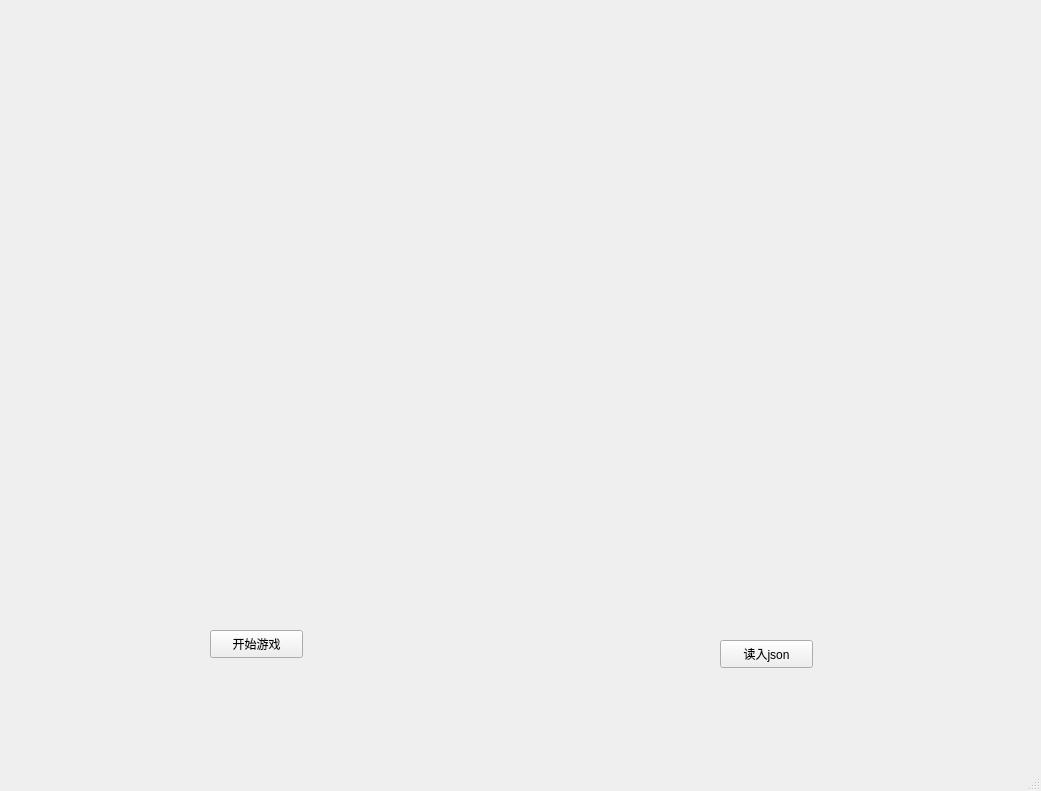
<?xml version="1.0" encoding="UTF-8"?>
<ui version="4.0">
 <class>MainWindow</class>
 <widget class="QMainWindow" name="MainWindow">
  <property name="geometry">
   <rect>
    <x>0</x>
    <y>0</y>
    <width>1041</width>
    <height>791</height>
   </rect>
  </property>
  <property name="minimumSize">
   <size>
    <width>1041</width>
    <height>791</height>
   </size>
  </property>
  <property name="maximumSize">
   <size>
    <width>1041</width>
    <height>842</height>
   </size>
  </property>
  <property name="windowTitle">
   <string>MainWindow</string>
  </property>
  <widget class="QWidget" name="centralwidget">
   <property name="minimumSize">
    <size>
     <width>1041</width>
     <height>791</height>
    </size>
   </property>
   <property name="maximumSize">
    <size>
     <width>1041</width>
     <height>791</height>
    </size>
   </property>
   <widget class="QStackedWidget" name="stackedWidget">
    <property name="geometry">
     <rect>
      <x>10</x>
      <y>10</y>
      <width>1041</width>
      <height>791</height>
     </rect>
    </property>
    <property name="minimumSize">
     <size>
      <width>1041</width>
      <height>791</height>
     </size>
    </property>
    <property name="maximumSize">
     <size>
      <width>1041</width>
      <height>791</height>
     </size>
    </property>
    <property name="styleSheet">
     <string notr="true"/>
    </property>
    <widget class="QWidget" name="startpage">
     <property name="minimumSize">
      <size>
       <width>1041</width>
       <height>791</height>
      </size>
     </property>
     <property name="maximumSize">
      <size>
       <width>1041</width>
       <height>791</height>
      </size>
     </property>
     <widget class="QLabel" name="label1">
      <property name="geometry">
       <rect>
        <x>20</x>
        <y>-10</y>
        <width>981</width>
        <height>741</height>
       </rect>
      </property>
      <property name="text">
       <string/>
      </property>
     </widget>
     <widget class="QPushButton" name="startbtn">
      <property name="geometry">
       <rect>
        <x>200</x>
        <y>620</y>
        <width>93</width>
        <height>28</height>
       </rect>
      </property>
      <property name="text">
       <string>开始游戏</string>
      </property>
     </widget>
     <widget class="QPushButton" name="jsonbtn">
      <property name="geometry">
       <rect>
        <x>710</x>
        <y>630</y>
        <width>93</width>
        <height>28</height>
       </rect>
      </property>
      <property name="text">
       <string>读入json</string>
      </property>
     </widget>
    </widget>
    <widget class="QWidget" name="inputpage">
     <property name="minimumSize">
      <size>
       <width>1041</width>
       <height>791</height>
      </size>
     </property>
     <property name="maximumSize">
      <size>
       <width>1041</width>
       <height>791</height>
      </size>
     </property>
     <widget class="QSpinBox" name="spinBox">
      <property name="geometry">
       <rect>
        <x>320</x>
        <y>600</y>
        <width>391</width>
        <height>22</height>
       </rect>
      </property>
     </widget>
     <widget class="QLabel" name="label2">
      <property name="geometry">
       <rect>
        <x>350</x>
        <y>310</y>
        <width>331</width>
        <height>221</height>
       </rect>
      </property>
      <property name="text">
       <string/>
      </property>
     </widget>
     <widget class="QLabel" name="label3">
      <property name="geometry">
       <rect>
        <x>210</x>
        <y>40</y>
        <width>621</width>
        <height>211</height>
       </rect>
      </property>
      <property name="styleSheet">
       <string notr="true">background-image: url(:/title2.png);</string>
      </property>
      <property name="text">
       <string/>
      </property>
     </widget>
     <widget class="QPushButton" name="btn2">
      <property name="geometry">
       <rect>
        <x>460</x>
        <y>680</y>
        <width>93</width>
        <height>28</height>
       </rect>
      </property>
      <property name="text">
       <string>开始生成</string>
      </property>
     </widget>
    </widget>
    <widget class="QWidget" name="mazepage">
     <property name="minimumSize">
      <size>
       <width>1041</width>
       <height>791</height>
      </size>
     </property>
     <property name="maximumSize">
      <size>
       <width>1041</width>
       <height>791</height>
      </size>
     </property>
     <widget class="QPushButton" name="pushButton">
      <property name="geometry">
       <rect>
        <x>840</x>
        <y>630</y>
        <width>93</width>
        <height>28</height>
       </rect>
      </property>
      <property name="text">
       <string>下一步</string>
      </property>
     </widget>
     <widget class="QLabel" name="label">
      <property name="geometry">
       <rect>
        <x>810</x>
        <y>70</y>
        <width>72</width>
        <height>15</height>
       </rect>
      </property>
      <property name="text">
       <string>TextLabel</string>
      </property>
     </widget>
     <widget class="QLabel" name="ziyuanlab">
      <property name="geometry">
       <rect>
        <x>771</x>
        <y>260</y>
        <width>161</width>
        <height>41</height>
       </rect>
      </property>
      <property name="text">
       <string>当前资源：0</string>
      </property>
     </widget>
     <widget class="QPushButton" name="restartbtn">
      <property name="geometry">
       <rect>
        <x>840</x>
        <y>530</y>
        <width>93</width>
        <height>28</height>
       </rect>
      </property>
      <property name="text">
       <string>再来一局</string>
      </property>
     </widget>
     <widget class="QPushButton" name="forbtn">
      <property name="geometry">
       <rect>
        <x>840</x>
        <y>440</y>
        <width>93</width>
        <height>28</height>
       </rect>
      </property>
      <property name="text">
       <string>直达终点</string>
      </property>
     </widget>
     <widget class="QPushButton" name="greedbtn">
      <property name="geometry">
       <rect>
        <x>840</x>
        <y>370</y>
        <width>93</width>
        <height>28</height>
       </rect>
      </property>
      <property name="text">
       <string>贪心路线</string>
      </property>
     </widget>
    </widget>
    <widget class="QWidget" name="lockpage">
     <property name="minimumSize">
      <size>
       <width>1041</width>
       <height>791</height>
      </size>
     </property>
     <property name="maximumSize">
      <size>
       <width>1041</width>
       <height>791</height>
      </size>
     </property>
     <property name="styleSheet">
      <string notr="true">#lockpage{
background-image: url(:/ne/lock.png);
background-position: center;
background-size: cover; 
}</string>
     </property>
     <widget class="QLabel" name="flabel">
      <property name="geometry">
       <rect>
        <x>180</x>
        <y>450</y>
        <width>81</width>
        <height>151</height>
       </rect>
      </property>
      <property name="styleSheet">
       <string notr="true">font: 87 28pt &quot;Arial Black&quot;;</string>
      </property>
      <property name="text">
       <string/>
      </property>
     </widget>
     <widget class="QLabel" name="slabel">
      <property name="geometry">
       <rect>
        <x>370</x>
        <y>464</y>
        <width>81</width>
        <height>131</height>
       </rect>
      </property>
      <property name="styleSheet">
       <string notr="true">font: 87 28pt &quot;Arial Black&quot;;</string>
      </property>
      <property name="text">
       <string/>
      </property>
     </widget>
     <widget class="QLabel" name="tlabel">
      <property name="geometry">
       <rect>
        <x>551</x>
        <y>484</y>
        <width>91</width>
        <height>131</height>
       </rect>
      </property>
      <property name="styleSheet">
       <string notr="true">font: 87 28pt &quot;Arial Black&quot;;</string>
      </property>
      <property name="text">
       <string/>
      </property>
     </widget>
     <widget class="QPushButton" name="returnbtn">
      <property name="geometry">
       <rect>
        <x>790</x>
        <y>480</y>
        <width>93</width>
        <height>28</height>
       </rect>
      </property>
      <property name="text">
       <string>返回迷宫</string>
      </property>
     </widget>
     <widget class="QPushButton" name="lockbtn">
      <property name="geometry">
       <rect>
        <x>790</x>
        <y>570</y>
        <width>93</width>
        <height>28</height>
       </rect>
      </property>
      <property name="text">
       <string>开始解密</string>
      </property>
     </widget>
     <widget class="QLabel" name="maplab">
      <property name="geometry">
       <rect>
        <x>751</x>
        <y>140</y>
        <width>191</width>
        <height>211</height>
       </rect>
      </property>
      <property name="text">
       <string>&lt;html&gt;&lt;head/&gt;&lt;body&gt;&lt;p&gt;&lt;br/&gt;&lt;/p&gt;&lt;/body&gt;&lt;/html&gt;</string>
      </property>
     </widget>
     <zorder>maplab</zorder>
     <zorder>flabel</zorder>
     <zorder>slabel</zorder>
     <zorder>tlabel</zorder>
     <zorder>returnbtn</zorder>
     <zorder>lockbtn</zorder>
    </widget>
    <widget class="QWidget" name="bosspage">
     <property name="minimumSize">
      <size>
       <width>1041</width>
       <height>791</height>
      </size>
     </property>
     <property name="maximumSize">
      <size>
       <width>1041</width>
       <height>791</height>
      </size>
     </property>
     <widget class="QPushButton" name="bossbtn">
      <property name="geometry">
       <rect>
        <x>420</x>
        <y>650</y>
        <width>93</width>
        <height>28</height>
       </rect>
      </property>
      <property name="text">
       <string>开始作战</string>
      </property>
     </widget>
     <widget class="QLabel" name="ilab">
      <property name="geometry">
       <rect>
        <x>450</x>
        <y>30</y>
        <width>221</width>
        <height>31</height>
       </rect>
      </property>
      <property name="text">
       <string>第几回合</string>
      </property>
     </widget>
     <widget class="QLabel" name="blab">
      <property name="geometry">
       <rect>
        <x>60</x>
        <y>290</y>
        <width>181</width>
        <height>221</height>
       </rect>
      </property>
      <property name="text">
       <string>boss图片</string>
      </property>
     </widget>
     <widget class="QLabel" name="bnlab">
      <property name="geometry">
       <rect>
        <x>80</x>
        <y>260</y>
        <width>111</width>
        <height>21</height>
       </rect>
      </property>
      <property name="text">
       <string>数量:(a/size)</string>
      </property>
     </widget>
     <widget class="QLabel" name="bloodlab">
      <property name="geometry">
       <rect>
        <x>20</x>
        <y>510</y>
        <width>251</width>
        <height>231</height>
       </rect>
      </property>
      <property name="text">
       <string/>
      </property>
     </widget>
     <widget class="QLabel" name="dlab">
      <property name="geometry">
       <rect>
        <x>510</x>
        <y>290</y>
        <width>181</width>
        <height>211</height>
       </rect>
      </property>
      <property name="styleSheet">
       <string notr="true"/>
      </property>
      <property name="text">
       <string>d</string>
      </property>
     </widget>
     <widget class="QLabel" name="lab1">
      <property name="geometry">
       <rect>
        <x>790</x>
        <y>30</y>
        <width>72</width>
        <height>71</height>
       </rect>
      </property>
      <property name="text">
       <string>技能1</string>
      </property>
     </widget>
     <widget class="QLabel" name="lab2">
      <property name="geometry">
       <rect>
        <x>790</x>
        <y>180</y>
        <width>72</width>
        <height>81</height>
       </rect>
      </property>
      <property name="text">
       <string>技能2</string>
      </property>
     </widget>
     <widget class="QLabel" name="lab3">
      <property name="geometry">
       <rect>
        <x>790</x>
        <y>310</y>
        <width>72</width>
        <height>91</height>
       </rect>
      </property>
      <property name="text">
       <string>技能3</string>
      </property>
     </widget>
     <widget class="QLabel" name="vslab">
      <property name="geometry">
       <rect>
        <x>290</x>
        <y>330</y>
        <width>171</width>
        <height>141</height>
       </rect>
      </property>
      <property name="styleSheet">
       <string notr="true">font: 20pt &quot;Niagara Engraved&quot;;</string>
      </property>
      <property name="text">
       <string/>
      </property>
     </widget>
     <widget class="QPushButton" name="returnbtn2">
      <property name="geometry">
       <rect>
        <x>610</x>
        <y>650</y>
        <width>93</width>
        <height>28</height>
       </rect>
      </property>
      <property name="text">
       <string>返回迷宫</string>
      </property>
     </widget>
     <widget class="QLabel" name="lab4">
      <property name="geometry">
       <rect>
        <x>790</x>
        <y>440</y>
        <width>72</width>
        <height>91</height>
       </rect>
      </property>
      <property name="text">
       <string>技能4</string>
      </property>
     </widget>
     <widget class="QLabel" name="lab5">
      <property name="geometry">
       <rect>
        <x>790</x>
        <y>570</y>
        <width>72</width>
        <height>91</height>
       </rect>
      </property>
      <property name="text">
       <string>技能5</string>
      </property>
     </widget>
    </widget>
   </widget>
  </widget>
  <widget class="QMenuBar" name="menubar">
   <property name="geometry">
    <rect>
     <x>0</x>
     <y>0</y>
     <width>1041</width>
     <height>26</height>
    </rect>
   </property>
  </widget>
  <widget class="QStatusBar" name="statusbar"/>
 </widget>
 <resources/>
 <connections/>
</ui>
